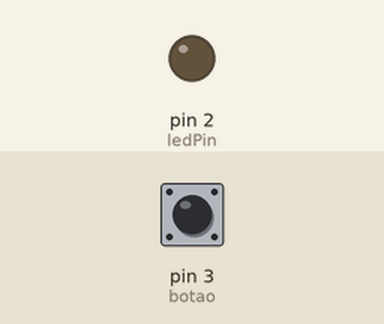
This sketch was run on a simulated Arduino Uno, built with avr-gcc and run on an emulated ATmega328P. Parts: output pins drawn as LEDs (lit = HIGH). The test bench sets the inputs (shaded band); at power-on: pin 3 (botao) LOW.

Above: at 1.2 s.
1.3 s: pin 3 (botao) pulled HIGH for 0.15 s
At 1.37 s:
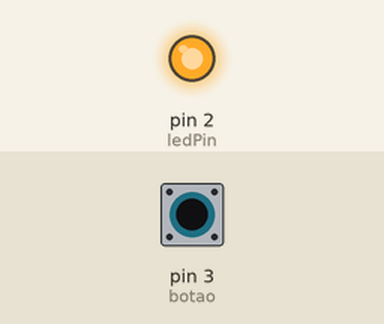
2.9 s: pin 3 (botao) pulled HIGH for 3.2 s
At 6.7 s:
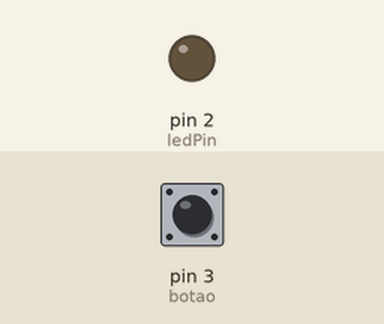
Timing chart, 0 to 8.2 s (numbered marks = the images above; inputs shaded):
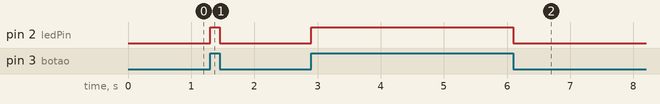

The sketch:

ligando_led.ino
```cpp
int ledPin = 2;
int botao = 3;
int estbotao = 0;
void setup() {
pinMode(ledPin, OUTPUT);
pinMode(botao, INPUT);
}
void loop(){
estbotao = digitalRead(botao);
if (estbotao == HIGH) {
digitalWrite(ledPin, HIGH);
}
else {
digitalWrite(ledPin, LOW);
}
}
```

Measured:
- after the input at 1.3 s, pin 2 (ledPin): LOW → HIGH at once, → LOW 0.15 s later
- after the input at 2.9 s, pin 2 (ledPin): LOW → HIGH at once, → LOW 3.2 s later
